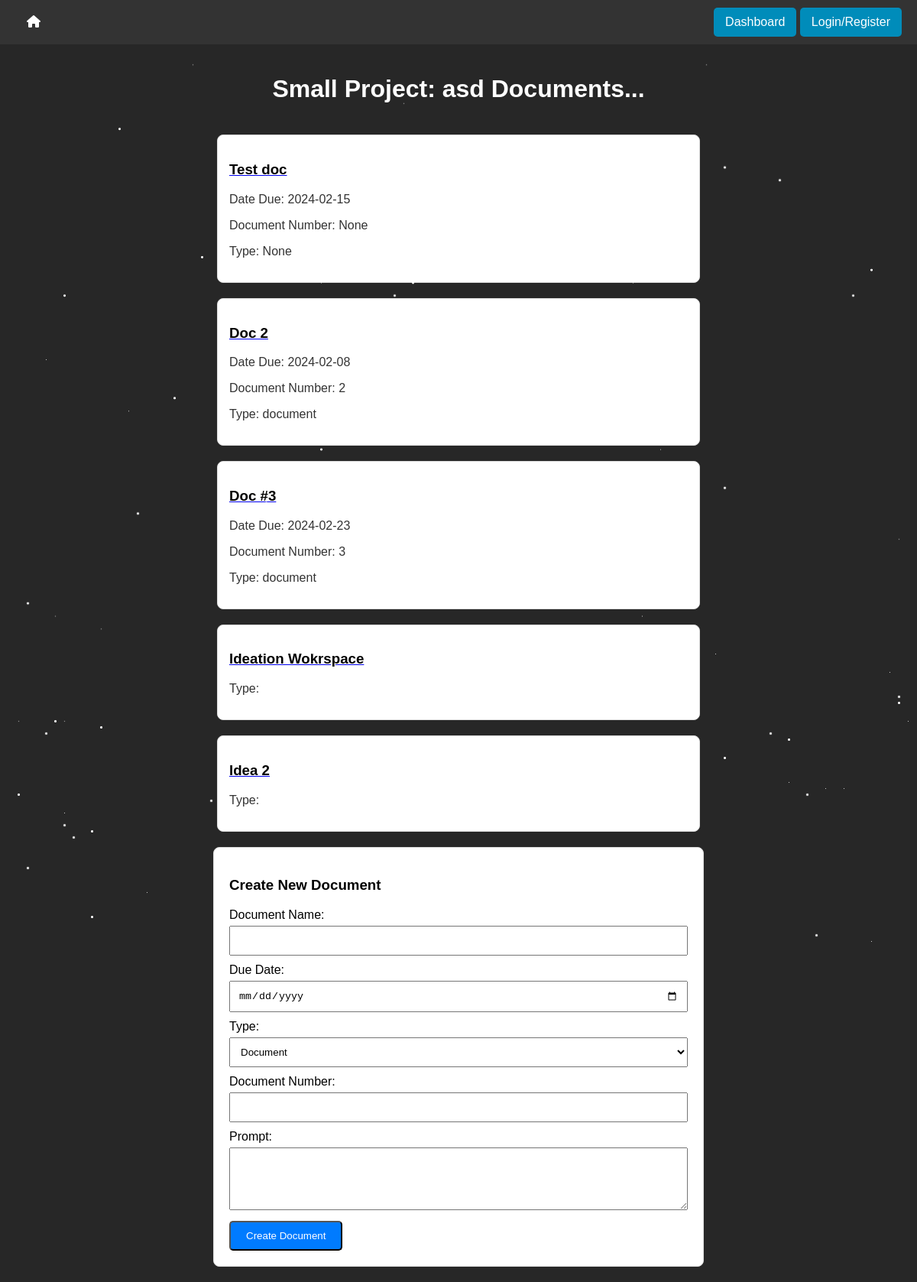
Page /view-documents/1/ on the committed database.
### base/models.py (models this page shows)
class SubProject(models.Model):
    name = models.CharField(max_length=200,null=True)
    description = models.CharField(max_length=200,null=True)
    documents = models.ManyToManyField("Document", related_name="documents", blank=True)
    ideations = models.ManyToManyField("Ideation", related_name="ideation", blank=True)

class Document(models.Model):
    name = models.CharField(max_length=200,null=True)
    number = models.CharField(max_length=200,null=True)
    due_date = models.CharField(max_length=200,null=True)
    doc_type = models.CharField(max_length=200,null=True)  # essay or ideation
    prompt = models.CharField(max_length=500,null=True)
    content = models.CharField(max_length=500,null=True)

class Ideation(models.Model):
    name = models.CharField(max_length=200,null=True)
    nodesAndLinks = models.JSONField(default=dict)
    prompt = models.CharField(max_length=500,null=True)

### base/views.py (the view, shortened to what this page needs)
# urls.py: path("view-documents/<str:pk>/", views.view_documents, name="view-documents"),
def view_documents(request, pk):
    small_project = SubProject.objects.get(pk=int(pk))
    small_project.save()
    context = {"small_project":small_project, "documents":small_project.documents.all(), "ideations":small_project.ideations.all()}
    return render(request, "base/view_documents.html", context)

### base/templates/base/view_documents.html (shortened to what this page needs)
{% extends 'main.html' %}
{% block content %}
<div class="document-container">
  <h1>Small Project: {{small_project.name}} Documents...</h1>
  {% for document in documents %}
      <div class="document-box">
        <a href="{% url 'document' document.id%}"><h3>{{ document.name }}</h3></a>
        <p>Date Due: {{ document.due_date }}</p>
        <p>Document Number: {{ document.number }}</p>
        <p>Type: {{ document.doc_type }}</p>
      </div>
  {% endfor %}
  {% for ideation in ideations %}
      <div class="document-box">
        <a href="{% url 'view-ideation' ideation.id%}"><h3>{{ ideation.name }}</h3></a>
        <p>Type: {{ document.doc_type }}</p>
      </div>
  {% endfor %}
  <div class="document-form-card">
    <h3>Create New Document</h3>
    <form class="document-form" method="POST" action="">
      <label for="document_name">Document Name:</label>
      <input type="text" id="document_name" name="document_name" required>
      <label for="due_date">Due Date:</label>
      <input type="date" id="due_date" name="due_date" required>
      <label for="type">Type:</label>
      <select id="type" name="type" required>
        <option value="document">Document</option>
      </select>
      <label for="document_number">Document Number:</label>
      <input type="text" id="document_number" name="document_number" required>
      <label for="prompt">Prompt:</label>
      <textarea id="prompt" name="prompt" rows="4" required></textarea>
      <button type="submit" class="create-document-button">Create Document</button>
    </form>
  </div>
</div>
{% endblock %}

### templates/main.html (shortened to what this page needs)
{% include 'navbar.html' %}
    <!DOCTYPE html>
    <html lang="en">
    <head>
    </head>
    <body>
        {% block content %}
        {% endblock %}
    </body>

### templates/navbar.html (shortened to what this page needs)
<!DOCTYPE html>
<html lang="en">
<head>
    <link rel="stylesheet" href="https://cdnjs.cloudflare.com/ajax/libs/font-awesome/6.0.0-beta3/css/all.min.css">
</head>
<body>
    <div class="navbar">
        <a href="{% url 'home' %}">
            <div class="navbar-logo" >
                <i class="fas fa-home"></i>
            </div>
        </a>
        <div class="nav-buttons">
            <a href="{% url 'view-dashboard' %}" class = "button">Dashboard</a>
            <a href="{% url 'login-page' %}" class = "button">Login/Register</a>
        </div>
    </div>
</body>
</html>

### templates/navbar.html (style rules this page uses)
body { margin: 0; padding: 0; font-family: 'Arial', sans-serif; background-color: #282c34; color: white; }
.navbar { display: flex; justify-content: space-between; align-items: center; background-color: #333; color: white; padding: 10px 20px; }
.navbar a { color: white; padding: 10px 15px; text-decoration: none; transition: background-color 0.3s; }
.nav-buttons { margin-left: auto; }
.button { background-color: #008CBA; border: none; color: white; padding: 10px 20px; text-align: center; text-decoration: none; display: inline-block; font-size: 16px; cursor: pointer; border-radius: 5px; }

### templates/main.html (style rules this page uses)
body { background-color: #000000d8; }

### base/templates/base/view_documents.html (style rules this page uses)
.document-container { display: flex; flex-direction: column; align-items: center; gap: 20px; padding: 20px; }
.document-box { background-color: #fff; border: 1px solid #ddd; border-radius: 8px; padding: 20px; text-align: left; text-decoration: none; padding: 15px; color: #333; width: 80%; max-width: 600px; }
.document-form-card { background-color: #fff; border: 1px solid #ddd; border-radius: 8px; padding: 20px; width: 80%; max-width: 600px; }
.document-form { width: 100%; }
.document-form label { display: block; margin-bottom: 5px; }
.document-form input, .document-form select, .document-form textarea { width: 100%; padding: 10px; margin-bottom: 10px; box-sizing: border-box; }
.create-document-button { background-color: #007BFF; color: #fff; padding: 10px 20px; text-decoration: none; border-radius: 5px; display: inline-block; transition: background-color 0.3s; }
h1 { color: white; margin-top: 20px; }
label, h3 { color: black; }

### rows in the picture
SubProject: name "asd"
Document: name "Test doc", due_date "2024-02-15", number "None", doc_type "None"
Document: name "Doc 2", due_date "2024-02-08", number "2", doc_type "document"
Document: name "Doc #3", due_date "2024-02-23", number "3", doc_type "document"
Ideation: name "Ideation Wokrspace"
Ideation: name "Idea 2"
